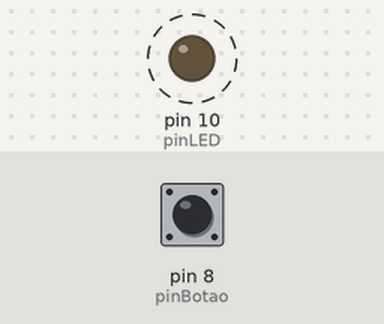
Bench run of a sketch on a simulated Arduino Uno, built with avr-gcc and run on an emulated ATmega328P. Parts: output pins drawn as LEDs (lit = HIGH). Dashed ring = blinking. The inputs (shaded band) are chosen by the test bench; at power-on: pin 8 (pinBotao) HIGH. What the sketch prints to the serial monitor is not drawn.

Above: at 0.12 s.
Timing chart, 0 to 3.0 s (numbered marks = the images above):
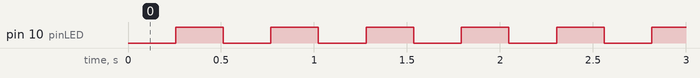

The sketch:

Aula_03_-_Diferen_a_Entre_IF___IF_e_Diretivas_de_Compila__o.ino
```cpp
#define modoDebug 1
#define pinBotao  8
#define pinLED    10

void setup() {
  #if modoDebug == 1
    Serial.begin(9600);
    Serial.println("Sketch Iniciado");
  #endif

  pinMode(pinBotao, INPUT_PULLUP);
  pinMode(pinLED, OUTPUT);
}

void loop() {
  if (!digitalRead(pinBotao));
    digitalWrite(pinLED, bitRead(millis(),8));

}
```

Measured:
- by itself, pin 10 (pinLED): alternates HIGH for 0.26 s and LOW for 0.26 s
